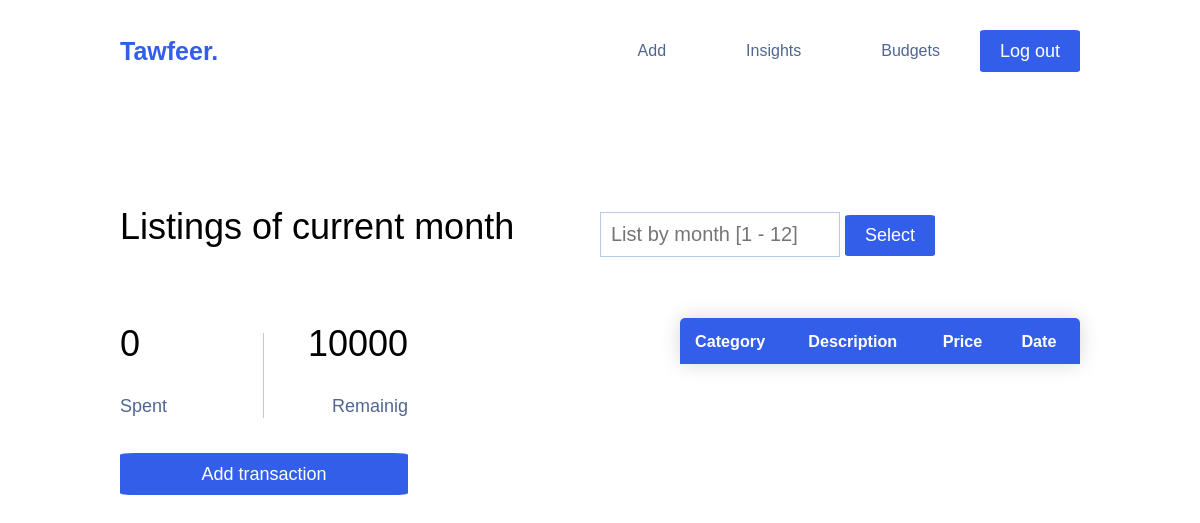
Before: / (signed in) with the older database file.
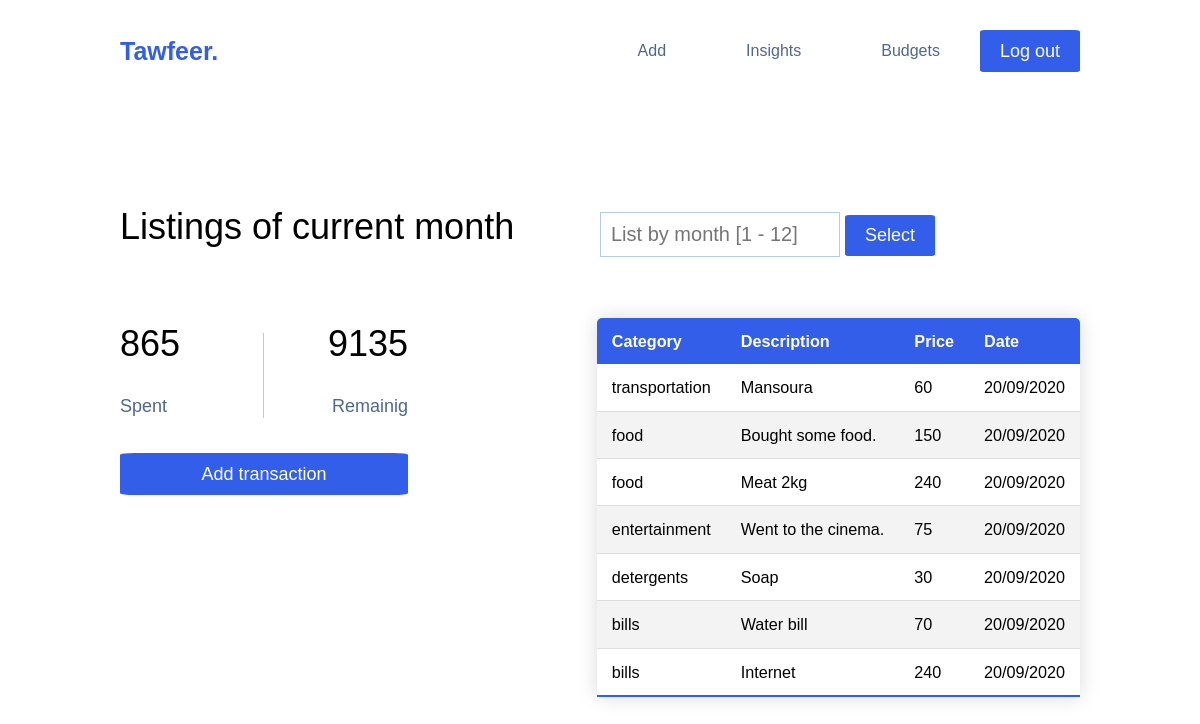
After: the same page with the newer database file.
### tables this page shows
CREATE TABLE users (
    id INTEGER PRIMARY KEY AUTOINCREMENT,
    username TEXT NOT NULL,
    hash TEXT NOT NULL,
    cash NUMERIC NOT NULL DEFAULT 10000.00);

CREATE TABLE transactions (
    id INTEGER PRIMARY KEY AUTOINCREMENT,
    bridge_id INTEGER NOT NULL,
    description TEXT NOT NULL,
    price NUMERIC NOT NULL,
    occurred_at DATE NOT NULL,
    FOREIGN KEY (bridge_id) REFERENCES bridge (id)
);

CREATE TABLE categories (
    id INTEGER PRIMARY KEY AUTOINCREMENT,
    name TEXT NOT NULL);

### app.py (the view)
@app.route('/', methods=['GET', 'POST'])
@login_required
def index():
    user_id = session['user_id']
    cash = db.execute("""
        SELECT cash FROM users
        WHERE id = :id;
    """, id=user_id)[0]['cash']
    if request.method == 'POST':
        month = request.form.get('month')
        if not month:
            return apology('Missing a month?', 400)
        if month not in ('10', '11', '12'):
            month = '0' + month
        spent = db.execute("""
            SELECT SUM(t.price) AS sum
            FROM transactions t
            JOIN bridge b
            ON b.id = t.bridge_id
            AND b.user_id = :id
            AND strftime('%m', t.occurred_at) = :month
            """, id=user_id, month=month)[0]['sum']
        if not spent:
            remain, spent = cash, 0
        else:
            remain = cash - spent
        rows = db.execute("""
            SELECT c.name category,
            t.description description,
            t.price price,
            strftime('%d/%m/%Y' ,t.occurred_at) date
            FROM categories c
            JOIN bridge b
            ON c.id = b.category_id
            AND user_id = :id
            JOIN transactions t
            ON b.id = t.bridge_id
            AND strftime('%m', t.occurred_at) = :month
            ORDER BY t.occurred_at DESC, c.name DESC;
        """, id=user_id, month=month)
        return render_template('index.html',
            spent=spent, remain=remain, rows=rows)
    else:
        spent = db.execute("""
            SELECT SUM(t.price) AS sum
            FROM transactions t
            JOIN bridge b
            ON b.id = t.bridge_id
            AND b.user_id = :id
            AND strftime('%m', t.occurred_at)
            = strftime('%m', date('now'));
            """, id=user_id)[0]['sum']
        if not spent:
            remain, spent = cash, 0
        else:
            remain = cash - spent
        rows = db.execute("""
            SELECT c.name category,
            t.description description,
            t.price price,
            strftime('%d/%m/%Y' ,t.occurred_at) date
            FROM categories c
            JOIN bridge b
            ON c.id = b.category_id
            AND user_id = :id
            JOIN transactions t
            ON b.id = t.bridge_id
            AND strftime('%m', t.occurred_at)
            = strftime('%m', date('now'))
            ORDER BY t.occurred_at DESC, c.name DESC;
        """, id=user_id)
        return render_template('index.html',
            spent=spent, remain=remain, rows=rows)

### app.py (called while the page is built)
@app.after_request
def after_request(response):
    response.headers["Cache-Control"] = "no-cache, no-store, must-revalidate"
    response.headers["Expires"] = 0
    response.headers["Pragma"] = "no-cache"
    return response

### helpers.py (called while the page is built)
def login_required(f):
    @wraps(f)
    def decorated_function(*args, **kwargs):
        if session.get("user_id") is None:
            return redirect("/login")
        return f(*args, **kwargs)
    return decorated_function

### templates/index.html (shortened to what this page needs)
{% extends "layout.html" %}
{% block main %}
    <div id="home">
        <div class="container">
            <div class="month-div">
                <h1>Listings of current month</h1>
                <form id="ajaxt" action="/" method="POST">
                    <div class="form-group">
                        <input placeholder="List by month [1 - 12]" autocomplete="off" min="1" max="12" name="month" id="month" type="number">
                        <button type="submit" class="btn btn-primary">Select</button>
                    </div>
                </form>
            </div>
            <div class="numbers">
                <div class="spent">
                    <h1>{{ spent }}</h1>
                    <p>Spent</p>
                </div>
                <div class="remaining">
                    <h1>{{ remain }}</h1>
                    <p>Remainig</p>
                </div>
                <a href="/add" class="btn btn-primary">Add transaction</a>
            </div>
            <div class="table">
                <table id='table' class="content-table">
                    <thead>
                        <tr>
                            <th>Category</th>
                            <th>Description</th>
                            <th>Price</th>
                            <th>Date</th>
                        </tr>
                    </thead>
                    <tbody id="tbody">
                        {% for row in rows %}
                        <tr>
                            <td>{{ row["category"] }}</td>
                            <td>{{ row["description"] }}</td>
                            <td>{{ row["price"] }}</td>
                            <td>{{ row["date"] }}</td>
                        </tr>
                        {% endfor %}
                    </tbody>
                </table>
            </div>
        </div>
    </div>
{% endblock %}

### templates/layout.html (shortened to what this page needs)
<!DOCTYPE html>
<html lang="en">
<head>
    <link href="/static/styles.css" rel="stylesheet">
</head>
<body>
    <header id="navbar">
        <div class="container">
            <div class="navbar">
                <h2 class="logo"><a class="text-primary" href="/">Tawfeer.</a></h2>
                {% if session.user_id %}
                    <div id="logout"><a href="/logout" class="btn btn-primary">Log out</a></div>
                    <ul>
                        <li><a href="/add">Add</a></li>
                        <li><a href="">Insights</a></li>
                        <li><a href="">Budgets</a></li>
                    </ul>
                {% else %}
                    <ul>
                        <li><a href="/register">Register</a></li>
                        <li><a href="/login">Login</a></li>
                    </ul>
                {% endif %}
            </div>
        </div>
    </header>
    {% block main %}{% endblock %}
</body>
</html>

### static/styles.css (style rules this page uses)
* { padding: 0; margin: 0; box-sizing: border-box; }
html, body { font-family: 'Noto Sans HK', sans-serif; line-height: 1.4em; }
h1, h2, h3 { margin-bottom: 40px; }
a { color: #506690; text-decoration: none; }
.container { max-width: 1000px; margin: auto; overflow: auto; padding: 0px 20px; }
.text-primary { color: #335eea; }
.btn { display: inline-block; font-size: 18px; padding: 10px 20px; border: none; cursor: pointer; border-radius: 5%; font-family: 'Noto Sans HK', sans-serif; }
.btn-primary { background-color: #335eea; color: #fff; }
#navbar { color: #506690; overflow: auto; }
#navbar h2 { float: left; font-weight: bolder; font-size: 25px; margin-top: 40px; }
#navbar #logout { margin-top: 30px; float: right; }
#navbar ul { list-style: none; float: right; }
#navbar ul li { float: left; }
#navbar ul li a { display: block; padding: 40px; text-align: center; }
.content-table { border-collapse: collapse; margin: 25px 0; font-size: 0.9em; min-width: 400px; border-radius: 5px 5px 0 0; overflow: hidden; box-shadow: 0 0 20px rgba(0, 0, 0, 0.15); }
.content-table thead tr { background-color: #335eea; color: #fff; text-align: left; font-weight: bold; }
.content-table th, .content-table td { padding: 12px 15px; }
.content-table tbody tr { border-bottom: 1px solid #dddddd; }
.content-table tbody tr:nth-of-type(even) { background-color: #f3f3f3; }
.content-table tbody tr:last-of-type { border-bottom: 2px solid #335eea; }
#home { padding-top: 100px; font-size: 18px; }
#home .numbers { width: 30%; float: left; margin-top: 40px; min-height: 100%; }
#home .table { width: 70%; float: right; }
#home .table table { float: right; }
#home .numbers .spent { width: 50%; float: left; border-right: 1px solid #b6cbe6; }
#home .numbers .remaining { width: 50%; float: right; text-align: right; }
#home .numbers h1 { font-weight: lighter; }
#home .numbers p { color: #506690; }
#home .numbers a { margin-top: 35px; min-width: 100%; text-align: center; }
#home .month-div form { width: 50%; float: right; }
#home .month-div h1 { width: 50%; float: left; font-weight: lighter; line-height: 1.4em; }
#home .month-div form input { width: 50%; padding: 10px; border: 1px solid #b6cbe6; font-size: 20px; margin-top: 10px; }

Changed rows visible on the page:
no longer on this page (row unchanged): users: cash "10000"
added transactions: category "transportation", description "Mansoura", price "60", date "20/09/2020"
now on this page (row edited): transactions: category "food", description "Bought some food.", price "150", date "20/09/2020"
added transactions: category "food", description "Meat 2kg", price "240", date "20/09/2020"
added transactions: category "entertainment", description "Went to the cinema.", price "75", date "20/09/2020"
added transactions: category "detergents", description "Soap", price "30", date "20/09/2020"
added transactions: category "bills", description "Water bill", price "70", date "20/09/2020"
added transactions: category "bills", description "Internet", price "240", date "20/09/2020"
Other visible differences:
{{ spent }}: "0" → "865"
{{ remain }}: (not shown) → "9135"
